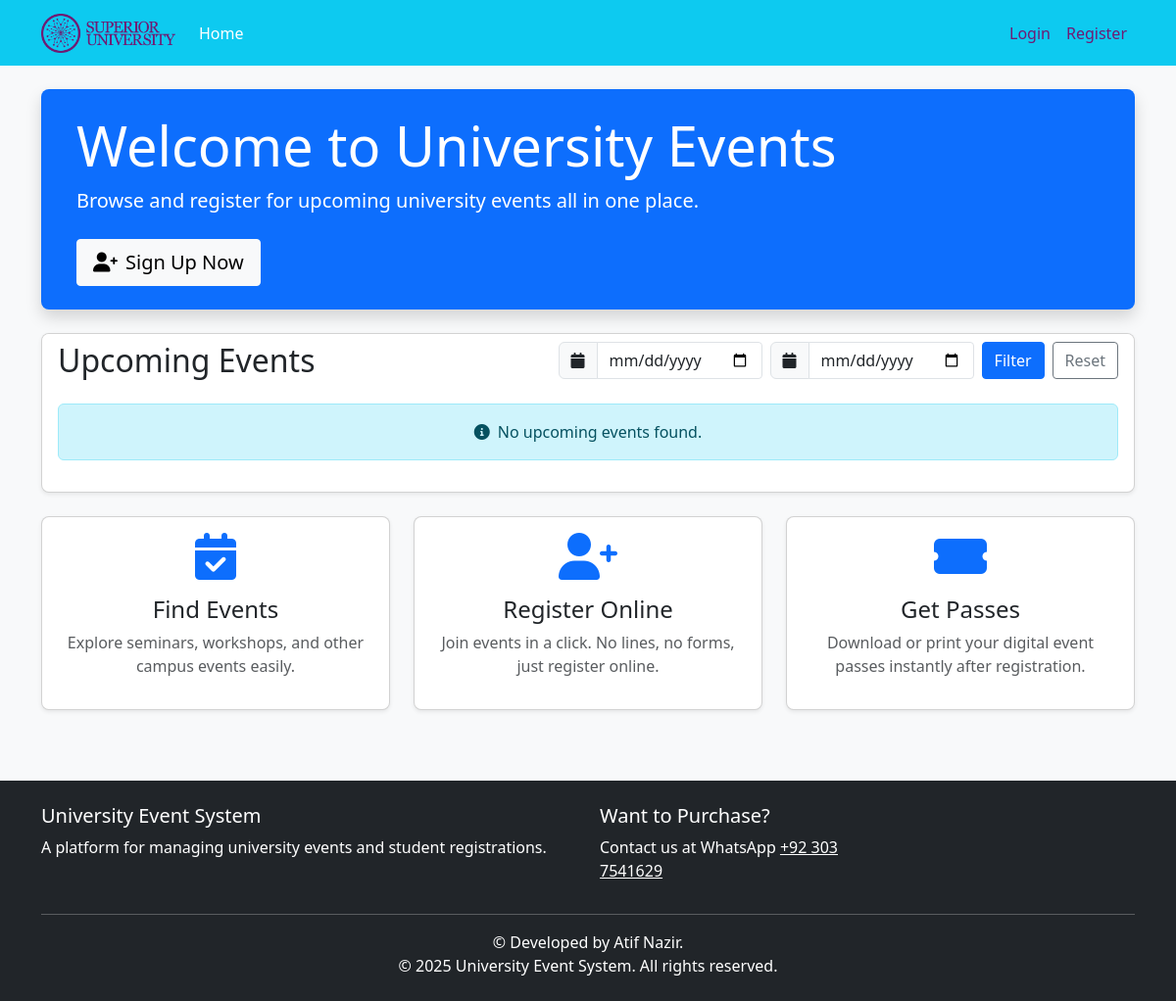
Page /home on the earlier database version.
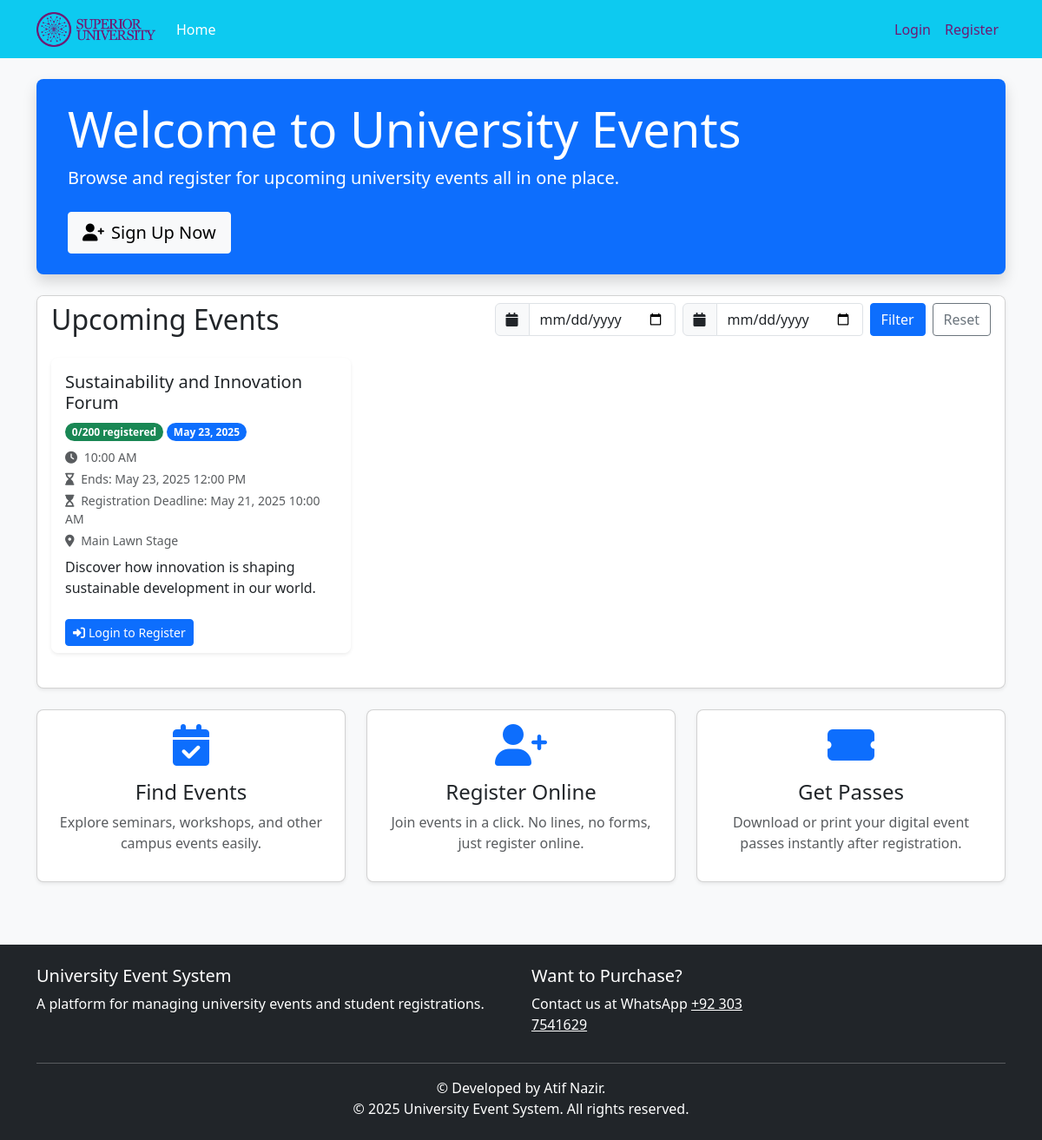
Same page on the later database version.
### app/models.py (models this page shows, shortened)
class Event(db.Model):
    id = db.Column(db.Integer, primary_key=True)
    title = db.Column(db.String(100), nullable=False)
    description = db.Column(db.Text, nullable=False)
    date = db.Column(db.DateTime, nullable=False)  # Start Date
    end_date = db.Column(db.DateTime, nullable=True)
    registration_deadline = db.Column(db.DateTime, nullable=True)  # New Field
    location = db.Column(db.String(100), nullable=False)
    max_participants = db.Column(db.Integer, nullable=False)
    created_at = db.Column(db.DateTime, default=datetime.utcnow)
    updated_at = db.Column(db.DateTime, default=datetime.utcnow, onupdate=datetime.utcnow)
    registrations = db.relationship('Registration', backref='event', lazy=True, cascade="all, delete-orphan")
    @property
    def registration_count(self):
        return Registration.query.filter_by(event_id=self.id).count()
    @property
    def is_full(self):
        return self.registration_count >= self.max_participants

### app/routes/main.py (the view)
@main.route('/home')
def home():
    page = request.args.get('page', 1, type=int)
    date_from = request.args.get('date_from')
    date_to = request.args.get('date_to')
    now = datetime.utcnow()
    query = Event.query
    if date_from:
        try:
            date_from_dt = datetime.strptime(date_from, '%Y-%m-%d')
            query = query.filter(Event.date >= date_from_dt)
        except ValueError:
            pass
    if date_to:
        try:
            date_to_dt = datetime.strptime(date_to, '%Y-%m-%d')
            query = query.filter(Event.date <= date_to_dt)
        except ValueError:
            pass
    query = query.filter(or_(Event.end_date == None, Event.end_date >= now))
    query = query.order_by(Event.date.asc())
    events = query.paginate(page=page, per_page=6)
    return render_template('index.html', events=events, title='Home')

### app/routes/main.py (called while the page is built)
@main.context_processor
def inject_logo_status():
    logo_path = os.path.join(current_app.root_path, 'static', 'images', 'university_logo.png')
    logo_exists = os.path.exists(logo_path)
    return {'logo_exists': logo_exists}

### app/templates/index.html (shortened to what the changed rows need)
{% extends "base.html" %}
{% block content %}
<div class="row mb-4">
    <div class="col-md-12">
        <div class="bg-primary text-white p-4 rounded-3 shadow">
            <div class="container">
                <h1 class="display-4">Welcome to University Events</h1>
            </div>
        </div>
    </div>
</div>
<div class="row mb-4">
    <div class="col-md-12">
        <div class="card shadow-sm">
            <div class="card-header bg-white">
                <div class="d-flex justify-content-between align-items-center">
                    <h2 class="card-title mb-0">Upcoming Events</h2>
                </div>
            </div>
            <div class="card-body">
                <div class="row" id="events-container">
                    {% if events.items %}
                        {% for event in events.items %}
                            <div class="col-md-4 mb-4">
                                <div class="card h-100 border-0 shadow-sm">
                                    <div class="card-body">
                                        <h5 class="card-title">{{ event.title }}</h5>
                                        <div class="mb-2">
                                            <span class="badge rounded-pill {% if event.is_full %}bg-danger{% else %}bg-success{% endif %}">
                                                {{ event.registration_count }}/{{ event.max_participants }} registered
                                            </span>
                                            <span class="badge rounded-pill bg-primary">
                                                {{ event.date.strftime('%b %d, %Y') }}
                                            </span>
                                        </div>
                                        <p class="card-text text-muted small mb-1">
                                            <i class="fas fa-clock me-1"></i> {{ event.date.strftime('%I:%M %p') }}
                                        </p>
                                        <p class="card-text text-muted small mb-1">
                                            <i class="fas fa-hourglass-end me-1"></i> Ends:
                                            {{ event.end_date.strftime('%b %d, %Y %I:%M %p') if event.end_date else 'N/A' }}
                                        </p>
                                        <p class="card-text text-muted small mb-1">
                                            <i class="fas fa-hourglass-start me-1"></i>
                                            Registration Deadline:
                                            {{ event.registration_deadline.strftime('%b %d, %Y %I:%M %p') if event.registration_deadline else 'N/A' }}
                                        </p>
                                        <p class="card-text text-muted small mb-2">
                                            <i class="fas fa-map-marker-alt me-1"></i> {{ event.location }}
                                        </p>
                                        <p class="card-text">{{ event.description[:100] }}{% if event.description|length > 100 %}...{% endif %}</p>
                                    </div>
                                    <div class="card-footer bg-white border-0">
                                        {% if current_user.is_authenticated %}
                                            {% if current_user.is_admin() %}
                                                <a href="{{ url_for('admin.edit_event', event_id=event.id) }}" class="btn btn-sm btn-primary">
                                                    <i class="fas fa-edit me-1"></i>Edit
                                                </a>
                                                <a href="{{ url_for('admin.event_registrations', event_id=event.id) }}" class="btn btn-sm btn-info text-white">
                                                    <i class="fas fa-users me-1"></i>Registrations
                                                </a>
                                            {% else %}
                                                <a href="{{ url_for('student.event_details', event_id=event.id) }}" class="btn btn-sm btn-primary">
                                                    <i class="fas fa-info-circle me-1"></i>Details
                                                </a>
                                            {% endif %}
                                        {% else %}
                                            <a href="{{ url_for('auth.login') }}" class="btn btn-sm btn-primary">
                                                <i class="fas fa-sign-in-alt me-1"></i>Login to Register
                                            </a>
                                        {% endif %}
                                    </div>
                                </div>
                            </div>
                        {% endfor %}
                    {% else %}
                        <div class="col-12">
                            <div class="alert alert-info text-center">
                                <i class="fas fa-info-circle me-2"></i>No upcoming events found.
                            </div>
                        </div>
                    {% endif %}
                </div>
            </div>
        </div>
    </div>
</div>
{% endblock %}

Differences in the rows shown:
added Event: title "Sustainability and Innovation Forum", registration_count "0", max_participants "200", date "May 23, 2025", date "10:00 AM", end_date "May 23, 2025 12:00 PM", registration_deadline "May 21, 2025 10:00 AM", location "Main Lawn Stage", description "Discover how innovation is shaping sustainable development in our world."
Other differences:
text no longer shown: "No upcoming events found."
